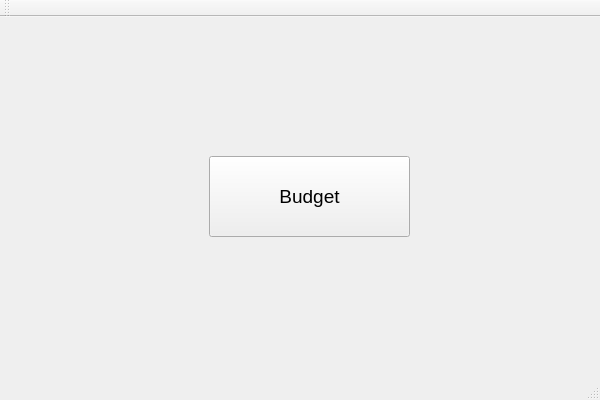
<?xml version="1.0" encoding="UTF-8"?>
<ui version="4.0">
 <class>BudgetManagementSystemClass</class>
 <widget class="QMainWindow" name="BudgetManagementSystemClass">
  <property name="geometry">
   <rect>
    <x>0</x>
    <y>0</y>
    <width>600</width>
    <height>400</height>
   </rect>
  </property>
  <property name="windowTitle">
   <string>BudgetManagementSystem</string>
  </property>
  <widget class="QWidget" name="centralWidget">
   <widget class="QStackedWidget" name="stackedWidget">
    <property name="geometry">
     <rect>
      <x>9</x>
      <y>-1</y>
      <width>591</width>
      <height>361</height>
     </rect>
    </property>
    <widget class="QWidget" name="page0">
     <widget class="QPushButton" name="budgetButton">
      <property name="geometry">
       <rect>
        <x>200</x>
        <y>140</y>
        <width>201</width>
        <height>81</height>
       </rect>
      </property>
      <property name="font">
       <font>
        <pointsize>14</pointsize>
       </font>
      </property>
      <property name="text">
       <string>Budget</string>
      </property>
     </widget>
    </widget>
    <widget class="QWidget" name="page1">
     <widget class="QPushButton" name="newButton">
      <property name="geometry">
       <rect>
        <x>180</x>
        <y>80</y>
        <width>211</width>
        <height>71</height>
       </rect>
      </property>
      <property name="text">
       <string>New Budget</string>
      </property>
     </widget>
     <widget class="QPushButton" name="budgetListButton">
      <property name="geometry">
       <rect>
        <x>180</x>
        <y>200</y>
        <width>211</width>
        <height>71</height>
       </rect>
      </property>
      <property name="text">
       <string>Existing Budget List</string>
      </property>
     </widget>
     <widget class="QPushButton" name="returnButton">
      <property name="geometry">
       <rect>
        <x>30</x>
        <y>20</y>
        <width>75</width>
        <height>24</height>
       </rect>
      </property>
      <property name="text">
       <string>return</string>
      </property>
     </widget>
    </widget>
    <widget class="QWidget" name="page2">
     <widget class="QPushButton" name="addItemButton">
      <property name="geometry">
       <rect>
        <x>180</x>
        <y>60</y>
        <width>211</width>
        <height>61</height>
       </rect>
      </property>
      <property name="text">
       <string>Add Item</string>
      </property>
     </widget>
     <widget class="QListWidget" name="listWidget">
      <property name="geometry">
       <rect>
        <x>65</x>
        <y>140</y>
        <width>441</width>
        <height>191</height>
       </rect>
      </property>
     </widget>
     <widget class="QPushButton" name="returnButton_2">
      <property name="geometry">
       <rect>
        <x>20</x>
        <y>20</y>
        <width>75</width>
        <height>24</height>
       </rect>
      </property>
      <property name="text">
       <string>return</string>
      </property>
     </widget>
    </widget>
   </widget>
  </widget>
  <widget class="QMenuBar" name="menuBar">
   <property name="geometry">
    <rect>
     <x>0</x>
     <y>0</y>
     <width>600</width>
     <height>22</height>
    </rect>
   </property>
  </widget>
  <widget class="QToolBar" name="mainToolBar">
   <attribute name="toolBarArea">
    <enum>TopToolBarArea</enum>
   </attribute>
   <attribute name="toolBarBreak">
    <bool>false</bool>
   </attribute>
  </widget>
  <widget class="QStatusBar" name="statusBar"/>
 </widget>
 <layoutdefault spacing="6" margin="11"/>
 <resources>
  <include location="BudgetManagementSystem.qrc"/>
 </resources>
 <connections/>
</ui>
